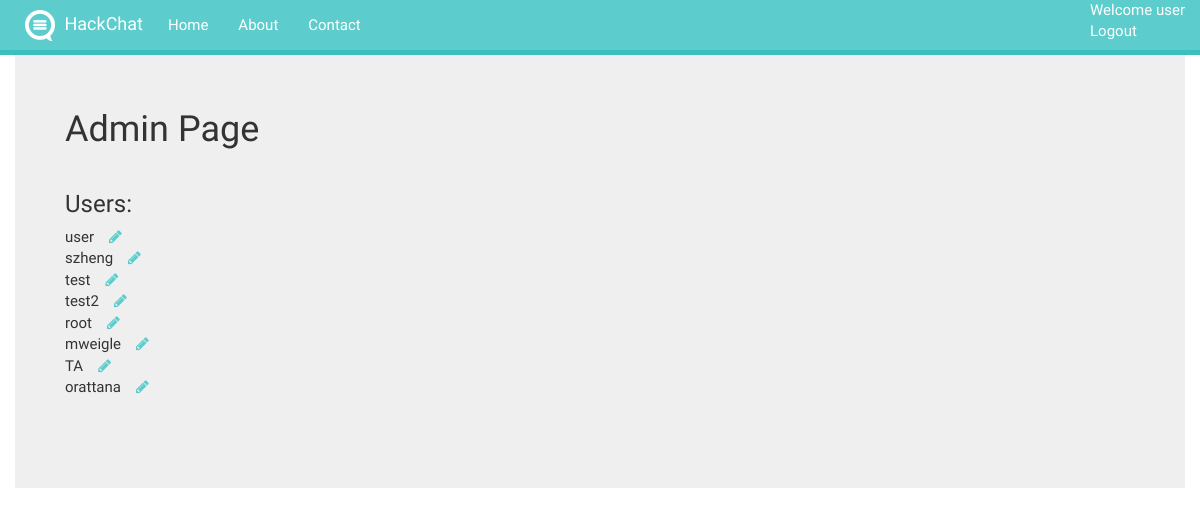
The app's page /adminpage.php (signed in) with its own data.
### tables this page shows
CREATE TABLE users (
user_id     	INT(5) NOT NULL AUTO_INCREMENT,
user_name   	VARCHAR(30) NOT NULL,
user_password   VARCHAR(255) NOT NULL,
user_email  	VARCHAR(255) NOT NULL,
user_date   	DATETIME NOT NULL,
UNIQUE INDEX 	user_name_unique (user_name),
PRIMARY KEY 	(user_id)
);

### adminpage.php (the view, shortened to what this page needs)
<?php include 'include/nav.php';?>
<?php
	$query = "SELECT * from users";
	$result = mysql_query($query) or die('Query failed: ' . mysql_error());
	$query2 = "SELECT * from board";
	$result2 = mysql_query($query2) or die('Query failed: ' . mysql_error());
?>
<div class="content">
	<div class="container">
		<h1>Admin Page</h1><hr>
<?php
if ($result && $result2){
echo '<h3>Users:</h3>
	<ul class="users">';
while ($row = mysql_fetch_object($result)) {
	echo '<li><span>'.$row->user_name.'</span><i class="fa fa-pencil edituser" data-toggle="modal" data-target="#edituser" data-id="'.$row->user_name.'"></i></li>';
}
echo '</ul></div></div>';
}
else {
		echo "crud";
}
?>

### records on screen
users: user_name "user"
users: user_name "szheng"
users: user_name "test"
users: user_name "test2"
users: user_name "root"
users: user_name "mweigle"
users: user_name "TA"
users: user_name "orattana"

### other values on screen
$user "user"
